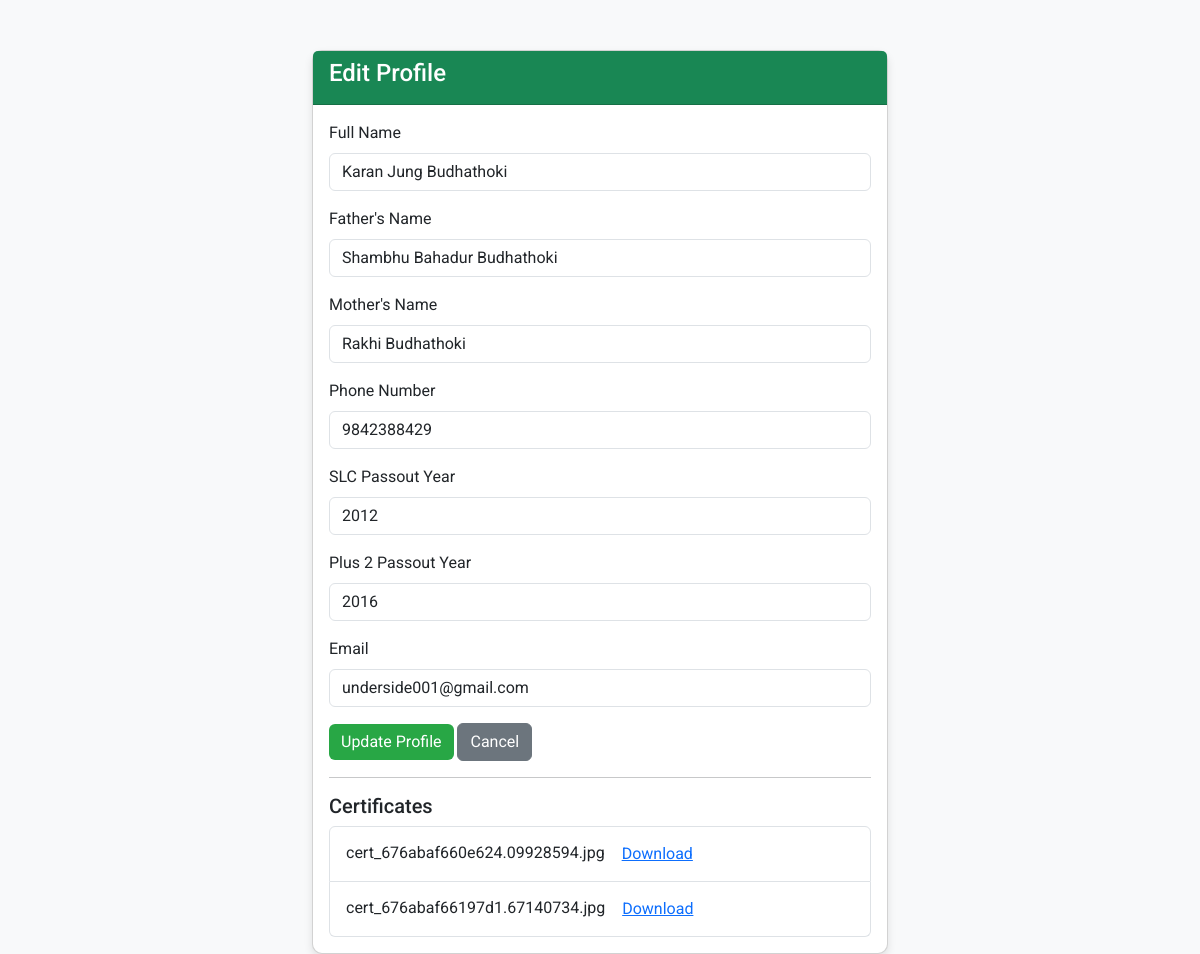
The app's page /change_profile.php (signed in) with its own data.
### tables this page shows
CREATE TABLE `users` (
  `id` int(11) NOT NULL,
  `full_name` varchar(100) NOT NULL,
  `father_name` varchar(100) NOT NULL,
  `mother_name` varchar(100) NOT NULL,
  `phone_number` varchar(15) NOT NULL,
  `slc_passout_year` year(4) NOT NULL,
  `plus2_passout_year` year(4) NOT NULL,
  `email` varchar(100) NOT NULL,
  `password` varchar(255) NOT NULL,
  `created_at` timestamp NOT NULL DEFAULT current_timestamp()
);

CREATE TABLE `certificates` (
  `id` int(11) NOT NULL,
  `user_id` int(11) NOT NULL,
  `file_name` varchar(255) NOT NULL,
  `file_type` varchar(50) NOT NULL,
  `uploaded_at` timestamp NOT NULL DEFAULT current_timestamp()
);

### change_profile.php (the view, shortened to what this page needs)
<?php
$conn = new mysqli("localhost", "root", "", "student_college_finder");
$userId = $_SESSION['user_id'];
$stmt = $conn->prepare("SELECT full_name, father_name, mother_name, phone_number, slc_passout_year, plus2_passout_year, email FROM users WHERE id = ?");
$stmt->bind_param("i", $userId);
$stmt->execute();
$stmt->bind_result($full_name, $father_name, $mother_name, $phone_number, $slc_passout_year, $plus2_passout_year, $email);
$certificatesStmt = $conn->prepare("SELECT id, file_name FROM certificates WHERE user_id = ?");
$certificatesStmt->bind_param("i", $userId);
$certificatesStmt->execute();
$certificatesResult = $certificatesStmt->get_result();
$certificates = $certificatesResult->fetch_all(MYSQLI_ASSOC);
?>
<!DOCTYPE html>
<html lang="en">
<head>
    <link rel="stylesheet" href="https://cdnjs.cloudflare.com/ajax/libs/bootstrap/5.3.0/css/bootstrap.min.css">
</head>
<body>
<div class="container">
    <div class="card">
        <div class="card-header text-white bg-success">
            <h4>Edit Profile</h4>
        </div>
        <div class="card-body">
            <form method="POST" action="">
                <div class="mb-3">
                    <label for="full_name" class="form-label">Full Name</label>
                    <input type="text" class="form-control" id="full_name" name="full_name" value="<?= htmlspecialchars($full_name); ?>" required>
                </div>
                <div class="mb-3">
                    <label for="father_name" class="form-label">Father's Name</label>
                    <input type="text" class="form-control" id="father_name" name="father_name" value="<?= htmlspecialchars($father_name); ?>" required>
                </div>
                <div class="mb-3">
                    <label for="mother_name" class="form-label">Mother's Name</label>
                    <input type="text" class="form-control" id="mother_name" name="mother_name" value="<?= htmlspecialchars($mother_name); ?>" required>
                </div>
                <div class="mb-3">
                    <label for="phone_number" class="form-label">Phone Number</label>
                    <input type="text" class="form-control" id="phone_number" name="phone_number" value="<?= htmlspecialchars($phone_number); ?>" required>
                </div>
                <div class="mb-3">
                    <label for="slc_passout_year" class="form-label">SLC Passout Year</label>
                    <input type="number" class="form-control" id="slc_passout_year" name="slc_passout_year" value="<?= htmlspecialchars($slc_passout_year); ?>" required min="1900" max="<?= date("Y"); ?>">
                </div>
                <div class="mb-3">
                    <label for="plus2_passout_year" class="form-label">Plus 2 Passout Year</label>
                    <input type="number" class="form-control" id="plus2_passout_year" name="plus2_passout_year" value="<?= htmlspecialchars($plus2_passout_year); ?>" required min="1900" max="<?= date("Y"); ?>">
                </div>
                <div class="mb-3">
                    <label for="email" class="form-label">Email</label>
                    <input type="email" class="form-control" id="email" name="email" value="<?= htmlspecialchars($email); ?>" required>
                </div>
                <button type="submit" class="btn btn-primary">Update Profile</button>
                <a href="dashboard.php" class="btn btn-secondary">Cancel</a>
            </form>
            <hr>
            <h5>Certificates</h5>
            <ul class="list-group">
                <?php foreach ($certificates as $certificate): ?>
                    <li class="list-group-item certificate-item">
                        <?= htmlspecialchars($certificate['file_name']); ?>
                        <a href="download_certificate.php?id=<?= htmlspecialchars($certificate['id']); ?>" class="btn btn-link">Download</a>
                    </li>
                <?php endforeach; ?>
            </ul>
        </div>
    </div>
</div>
</body>
</html>

### change_profile.php (style rules this page uses)
body { background-color: #f8f9fa; font-family: 'Roboto', sans-serif; }
.container { margin-top: 50px; max-width: 600px; }
.card { box-shadow: 0 4px 8px rgba(0, 0, 0, 0.1); border-radius: 10px; }
.btn-primary { background-color: #28a745; border: none; }
.certificate-item { transition: all 0.3s ease; }

### records on screen
users: full_name "Karan Jung Budhathoki", father_name "Shambhu Bahadur Budhathoki", mother_name "Rakhi Budhathoki", phone_number "9842388429", slc_passout_year "2012", plus2_passout_year "2016", email "underside001@gmail.com"
certificates: file_name "cert_676abaf660e624.09928594.jpg"
certificates: file_name "cert_676abaf66197d1.67140734.jpg"
